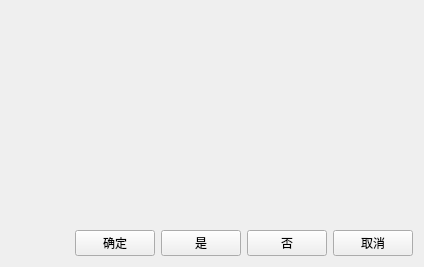
<?xml version="1.0" encoding="UTF-8"?>
<ui version="4.0">
 <class>CMessageBox</class>
 <widget class="QWidget" name="CMessageBox">
  <property name="geometry">
   <rect>
    <x>0</x>
    <y>0</y>
    <width>424</width>
    <height>267</height>
   </rect>
  </property>
  <property name="sizePolicy">
   <sizepolicy hsizetype="Preferred" vsizetype="Preferred">
    <horstretch>0</horstretch>
    <verstretch>0</verstretch>
   </sizepolicy>
  </property>
  <property name="windowTitle">
   <string>MessageBox</string>
  </property>
  <layout class="QVBoxLayout" name="verticalLayout">
   <item>
    <widget class="QTextEdit" name="textEdit_MSGBOX">
     <property name="enabled">
      <bool>false</bool>
     </property>
     <property name="sizePolicy">
      <sizepolicy hsizetype="Preferred" vsizetype="Preferred">
       <horstretch>0</horstretch>
       <verstretch>0</verstretch>
      </sizepolicy>
     </property>
     <property name="minimumSize">
      <size>
       <width>3</width>
       <height>0</height>
      </size>
     </property>
     <property name="maximumSize">
      <size>
       <width>16777215</width>
       <height>16777215</height>
      </size>
     </property>
     <property name="frameShape">
      <enum>QFrame::NoFrame</enum>
     </property>
     <property name="frameShadow">
      <enum>QFrame::Sunken</enum>
     </property>
     <property name="lineWidth">
      <number>0</number>
     </property>
     <property name="verticalScrollBarPolicy">
      <enum>Qt::ScrollBarAlwaysOff</enum>
     </property>
     <property name="horizontalScrollBarPolicy">
      <enum>Qt::ScrollBarAlwaysOff</enum>
     </property>
     <property name="lineWrapMode">
      <enum>QTextEdit::WidgetWidth</enum>
     </property>
     <property name="readOnly">
      <bool>false</bool>
     </property>
    </widget>
   </item>
   <item>
    <layout class="QHBoxLayout" name="horizontalLayout_2">
     <item>
      <spacer name="horizontalSpacer">
       <property name="orientation">
        <enum>Qt::Horizontal</enum>
       </property>
       <property name="sizeHint" stdset="0">
        <size>
         <width>40</width>
         <height>20</height>
        </size>
       </property>
      </spacer>
     </item>
     <item>
      <widget class="QPushButton" name="OkButton">
       <property name="text">
        <string>确定</string>
       </property>
      </widget>
     </item>
     <item>
      <widget class="QPushButton" name="YesButton">
       <property name="text">
        <string>是</string>
       </property>
      </widget>
     </item>
     <item>
      <widget class="QPushButton" name="NoButton">
       <property name="text">
        <string>否</string>
       </property>
      </widget>
     </item>
     <item>
      <widget class="QPushButton" name="CancelButton">
       <property name="text">
        <string>取消</string>
       </property>
      </widget>
     </item>
    </layout>
   </item>
  </layout>
 </widget>
 <layoutdefault spacing="6" margin="11"/>
 <resources/>
 <connections/>
</ui>
